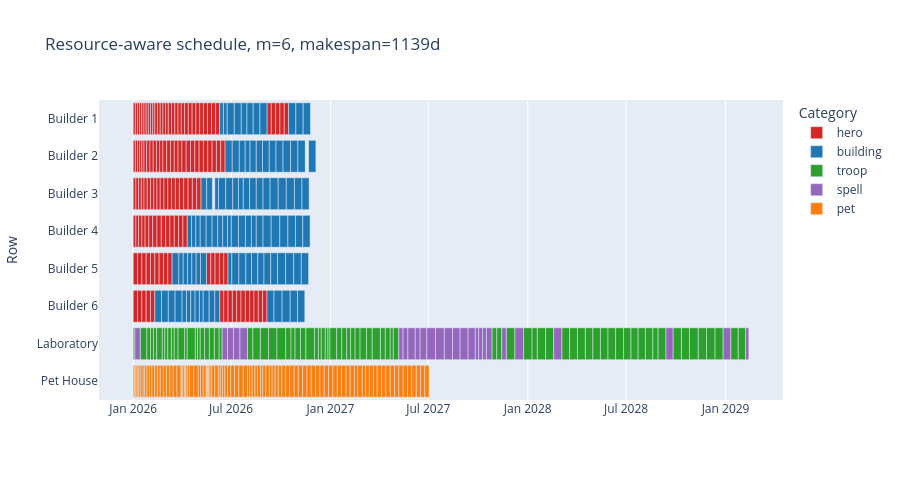

This figure's notebook cell:
### Markdown cell above
## 5. Gantt — resource-constrained schedule

### Code cell
fig = make_gantt(cps_f.schedule, title=f'Resource-aware schedule, m=6, makespan={cps_f.schedule.makespan_days:.0f}d')
fig.show()
